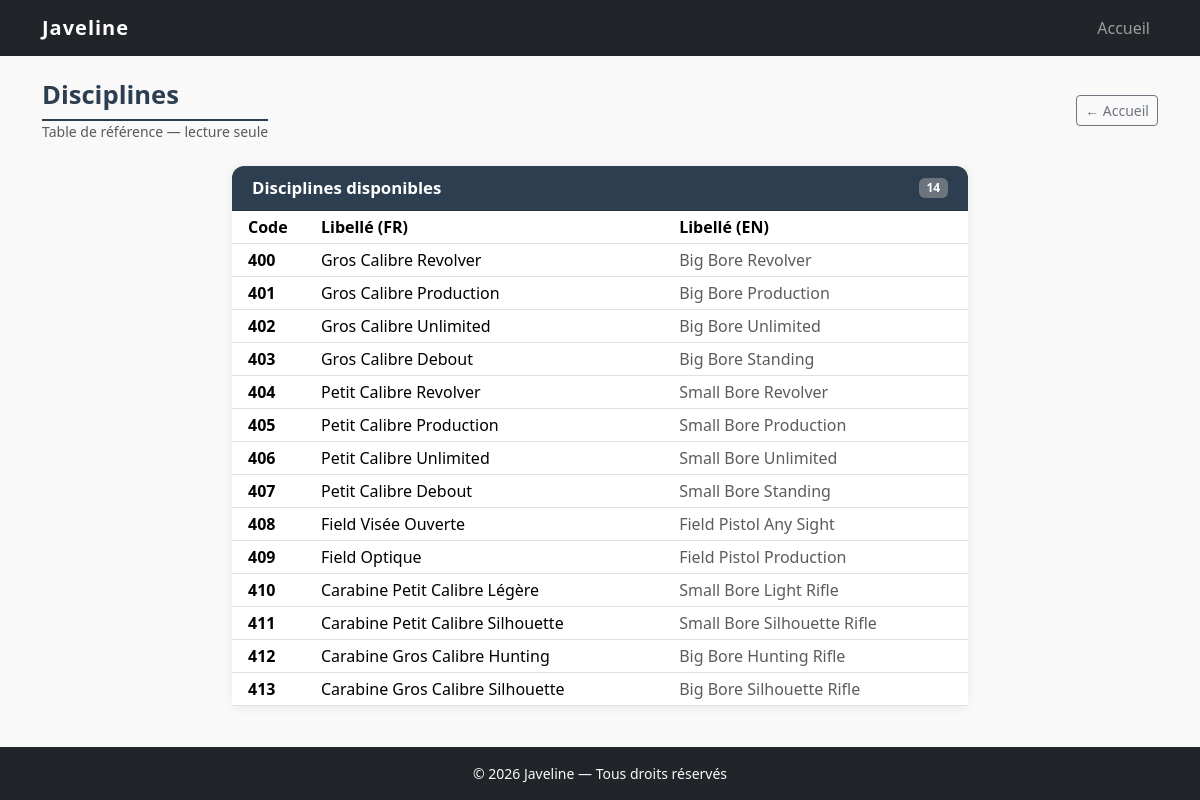
The page /disciplines on the database its author committed.
### tables this page shows
CREATE TABLE disciplines (
    id          INT UNSIGNED    NOT NULL AUTO_INCREMENT,
    code        SMALLINT        NOT NULL UNIQUE,
    libelle_fr  VARCHAR(100)    NOT NULL,
    libelle_en  VARCHAR(100)    NOT NULL,
    PRIMARY KEY (id)
);

### app/controllers/DisciplineController.php (called while the page is built)
<?php
require_once APP_ROOT . '/core/Controller.php';
require_once APP_ROOT . '/app/models/DisciplineModel.php';
class DisciplineController extends Controller
{
    private DisciplineModel $model;
    public function __construct()
    {
        $this->model = new DisciplineModel();
    }
    public function index(): void
    {
        $disciplines = $this->model->findAll();
        $this->render('disciplines/index', [
            'titrePage'   => 'Disciplines — ' . APP_NAME,
            'disciplines' => $disciplines,
        ]);
    }
}

### index.php (called while the page is built, shortened)
<?php
require_once APP_ROOT . '/core/Database.php';
require_once APP_ROOT . '/core/Model.php';
require_once APP_ROOT . '/core/Controller.php';
require_once APP_ROOT . '/core/Router.php';
$router = new Router();
$router->dispatch();

### core/Database.php (called while the page is built, shortened)
<?php
class Database
{
    private static ?PDO $instance = null;
    public static function getInstance(): PDO
    {
        if (self::$instance === null) {
            $dsn = 'mysql:host=' . DB_HOST
                 . ';dbname=' . DB_NAME
                 . ';charset=' . DB_CHARSET;
            $options = [
                PDO::ATTR_ERRMODE            => PDO::ERRMODE_EXCEPTION,
                PDO::ATTR_DEFAULT_FETCH_MODE => PDO::FETCH_ASSOC,
                PDO::ATTR_EMULATE_PREPARES   => false,
            ];
            try {
                self::$instance = new PDO($dsn, DB_USER, DB_PASS, $options);
            } catch (PDOException $e) {
                if (APP_ENV === 'development') {
                    die('Erreur de connexion à la base de données : ' . $e->getMessage());
                } else {
                    die('Erreur de connexion à la base de données. Veuillez réessayer plus tard.');
                }
            }
        }
        return self::$instance;
    }
}

### core/Model.php (called while the page is built, shortened)
<?php
abstract class Model
{
    public function __construct()
    {
        $this->db = Database::getInstance();
    }
}

### app/models/DisciplineModel.php (called while the page is built, shortened)
<?php
require_once APP_ROOT . '/core/Model.php';
class DisciplineModel extends Model
{
    public function findAll(): array
    {
        $stmt = $this->db->query('SELECT * FROM disciplines ORDER BY code ASC');
        return $stmt->fetchAll();
    }
}

### app/views/disciplines/index.php (the view)
<div class="page-header mb-4 d-flex align-items-center justify-content-between flex-wrap gap-2">
    <div>
        <h1 class="mb-0">Disciplines</h1>
        <p class="text-muted mb-0 small">Table de référence — lecture seule</p>
    </div>
    <a href="<?= APP_URL ?>/" class="btn btn-outline-secondary btn-sm" aria-label="Retour à l'accueil">
        ← Accueil
    </a>
</div>
<div class="row justify-content-center">
    <div class="col-md-10 col-lg-8">
        <div class="card liste-card">
            <div class="card-header d-flex justify-content-between align-items-center">
                <h2 class="card-titre mb-0">Disciplines disponibles</h2>
                <span class="badge bg-secondary"><?= count($disciplines) ?></span>
            </div>
            <div class="card-body p-0">
                <?php if (empty($disciplines)): ?>
                    <p class="liste-vide-sm">Aucune discipline enregistrée.</p>
                <?php else: ?>
                    <table class="table table-sm table-hover mb-0" aria-label="Liste des disciplines">
                        <thead>
                            <tr>
                                <th scope="col" class="ps-3">Code</th>
                                <th scope="col">Libellé (FR)</th>
                                <th scope="col">Libellé (EN)</th>
                            </tr>
                        </thead>
                        <tbody>
                            <?php foreach ($disciplines as $d): ?>
                            <tr>
                                <td class="ps-3 fw-semibold"><?= (int)$d['code'] ?></td>
                                <td><?= htmlspecialchars($d['libelle_fr']) ?></td>
                                <td class="text-muted"><?= htmlspecialchars($d['libelle_en']) ?></td>
                            </tr>
                            <?php endforeach; ?>
                        </tbody>
                    </table>
                <?php endif; ?>
            </div>
        </div>
    </div>
</div>

### core/Router.php (shortened to what this page needs)
<?php
class Router
{
    private array $routes = [];
    public function get(string $chemin, string $controleur, string $methode): void
    {
        $this->routes['GET'][$chemin] = [$controleur, $methode];
    }
    public function post(string $chemin, string $controleur, string $methode): void
    {
        $this->routes['POST'][$chemin] = [$controleur, $methode];
    }
    public function dispatch(): void
    {
        $methodeHttp = $_SERVER['REQUEST_METHOD'] ?? 'GET';
        $uri         = parse_url($_SERVER['REQUEST_URI'], PHP_URL_PATH);
        $base = parse_url(APP_URL, PHP_URL_PATH);
        if ($base && str_starts_with($uri, $base)) {
            $uri = substr($uri, strlen($base));
        }
        $uri = '/' . ltrim($uri, '/');
        if (isset($this->routes[$methodeHttp][$uri])) {
            [$controleur, $action] = $this->routes[$methodeHttp][$uri];
            $this->appeler($controleur, $action);
            return;
        }
        require APP_ROOT . '/app/views/layouts/main.php';
    }
    private function appeler(string $controleur, string $action, array $params = []): void
    {
        $instance = new $controleur();
        call_user_func_array([$instance, $action], $params);
    }
}

### core/Controller.php (shortened to what this page needs)
<?php
abstract class Controller
{
    protected function render(string $vue, array $donnees = [], string $layout = 'main'): void
    {
        extract($donnees);
        $fichierVue = APP_ROOT . '/app/views/' . $vue . '.php';
        require $fichierVue;
        $contenu = ob_get_clean();
        $fichierLayout = APP_ROOT . '/app/views/layouts/' . $layout . '.php';
        if (file_exists($fichierLayout)) {
            require $fichierLayout;
        } else {
            echo $contenu;
        }
    }
}

### app/views/layouts/main.php (shortened to what this page needs)
<!DOCTYPE html>
<html lang="fr">
<head>
    <link
        rel="stylesheet"
        href="https://cdn.jsdelivr.net/npm/bootstrap@5.3.3/dist/css/bootstrap.min.css"
    >
    <link rel="stylesheet" href="<?= APP_URL ?>/public/css/style.css">
</head>
<body>
    <?php require APP_ROOT . '/app/views/partials/navbar.php'; ?>
    <main class="container my-4" id="contenu-principal" role="main">
        <?= $contenu ?? '' ?>
    </main>
    <?php require APP_ROOT . '/app/views/partials/footer.php'; ?>
</body>
</html>

### app/views/partials/navbar.php (shortened to what this page needs)
<nav class="navbar navbar-expand-lg navbar-dark bg-dark" aria-label="Navigation principale">
    <div class="container">
        <a class="navbar-brand" href="<?= APP_URL ?>/">
            <?= htmlspecialchars(APP_NAME) ?>
        </a>
        <div class="collapse navbar-collapse" id="menu-principal">
            <ul class="navbar-nav ms-auto">
                <li class="nav-item">
                    <a class="nav-link" href="<?= APP_URL ?>/" aria-label="Accueil">Accueil</a>
                </li>
            </ul>
        </div>
    </div>
</nav>

### app/views/partials/footer.php
<footer class="footer bg-dark text-light py-3 mt-auto" role="contentinfo">
    <div class="container text-center">
        <p class="mb-0">
            &copy; <?= date('Y') ?> <?= htmlspecialchars(APP_NAME) ?> — Tous droits réservés
        </p>
    </div>
</footer>

### public/css/style.css (style rules this page uses)
:root { --couleur-primaire: #2c3e50; --couleur-secondaire: #e74c3c; --couleur-texte: #333333; --couleur-fond: #f9f9f9; --police-principale: 'Segoe UI', Tahoma, Geneva, Verdana, sans-serif; }
html, body { height: 100%; font-family: var(--police-principale); color: var(--couleur-texte); background-color: var(--couleur-fond); }
body { display: flex; flex-direction: column; }
main { flex: 1; }
.navbar-brand { font-weight: bold; letter-spacing: 0.05em; }
.footer { font-size: 0.875rem; }
.page-header h1 { font-size: 1.6rem; font-weight: 700; color: var(--couleur-primaire); border-bottom: 2px solid var(--couleur-primaire); padding-bottom: 0.5rem; }
.form-card, .liste-card { border: none; border-radius: 0.75rem; box-shadow: 0 2px 12px rgba(0, 0, 0, 0.07); }
.card-header { background-color: var(--couleur-primaire); color: #fff; border-radius: 0.75rem 0.75rem 0 0 !important; padding: 0.75rem 1.25rem; }
.card-titre { font-size: 1.05rem; font-weight: 600; margin: 0; }

### rows shown on the page
disciplines: code "400", libelle_fr "Gros Calibre Revolver", libelle_en "Big Bore Revolver"
disciplines: code "401", libelle_fr "Gros Calibre Production", libelle_en "Big Bore Production"
disciplines: code "402", libelle_fr "Gros Calibre Unlimited", libelle_en "Big Bore Unlimited"
disciplines: code "403", libelle_fr "Gros Calibre Debout", libelle_en "Big Bore Standing"
disciplines: code "404", libelle_fr "Petit Calibre Revolver", libelle_en "Small Bore Revolver"
disciplines: code "405", libelle_fr "Petit Calibre Production", libelle_en "Small Bore Production"
disciplines: code "406", libelle_fr "Petit Calibre Unlimited", libelle_en "Small Bore Unlimited"
disciplines: code "407", libelle_fr "Petit Calibre Debout", libelle_en "Small Bore Standing"
disciplines: code "408", libelle_fr "Field Visée Ouverte", libelle_en "Field Pistol Any Sight"
disciplines: code "409", libelle_fr "Field Optique", libelle_en "Field Pistol Production"
disciplines: code "410", libelle_fr "Carabine Petit Calibre Légère", libelle_en "Small Bore Light Rifle"
disciplines: code "411", libelle_fr "Carabine Petit Calibre Silhouette", libelle_en "Small Bore Silhouette Rifle"
disciplines: code "412", libelle_fr "Carabine Gros Calibre Hunting", libelle_en "Big Bore Hunting Rifle"
disciplines: code "413", libelle_fr "Carabine Gros Calibre Silhouette", libelle_en "Big Bore Silhouette Rifle"

### other values the page prints
APP_NAME "Javeline"
count($disciplines) "14"
